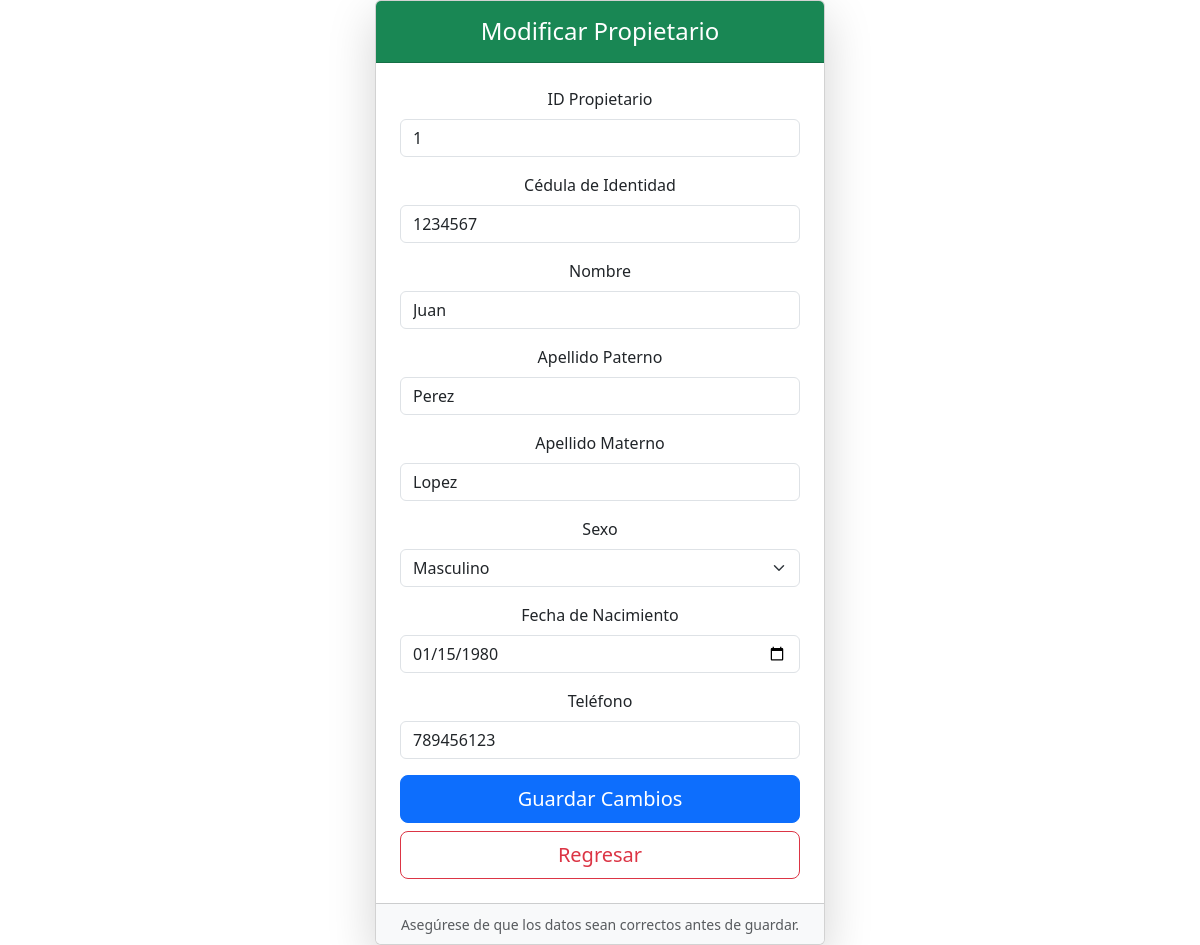
The app's page /modificar_propietario.php?id_propietario=1&id_catastro=1 with its own data.
### tables this page shows
CREATE TABLE PROPIETARIO (
  id_propietario INT AUTO_INCREMENT PRIMARY KEY,
  ci VARCHAR(20) NOT NULL UNIQUE,
  nombre VARCHAR(50) NOT NULL,
  paterno VARCHAR(50),
  materno VARCHAR(50),
  sexo ENUM('M', 'F') NOT NULL,
  fecha_nacimiento DATE,
  telefono VARCHAR(15),
  contrasena VARCHAR(255)
);

### modificar_propietario.php (the view, shortened to what this page needs)
<!DOCTYPE html>
<html lang="es">
<head>
    <link rel="stylesheet" href="bootstrap/css/bootstrap.min.css">
</head>
<body>
    <?php
        $id_catastro = $_GET['id_catastro'];
        $xid = $_GET['id_propietario'];
        include("conexionBDEdwin.php");
        $query = "SELECT *
                  FROM PROPIETARIO
                  WHERE id_propietario = $xid";
        $result = mysqli_query($conex, $query);
        $row = mysqli_fetch_assoc($result);
    ?>
    <center>
    <div class="card shadow-lg" style="max-width: 450px; width: 100%;">
        <div class="card-header bg-success text-white text-center py-3">
            <h4 class="mb-0">Modificar Propietario</h4>
        </div>
        <div class="card-body p-4">
            <form action="BDEdwin_modificar_propietario.php" method="POST">
                <div class="mb-3">
                    <label for="id_propietario" class="form-label">
                        ID Propietario
                    </label>
                    <input readonly type="text" class="form-control" name="id_propietario" id="id_propietario" value="<?php echo $row['id_propietario']; ?>" required>
                </div>
                <div class="mb-3">
                    <label for="ci" class="form-label">
                        Cédula de Identidad
                    </label>
                    <input type="text" class="form-control" name="ci" id="ci" value="<?php echo $row['ci']; ?>" required>
                </div>
                <div class="mb-3">
                    <label for="nombre" class="form-label">
                        Nombre
                    </label>
                    <input type="text" class="form-control" name="nombre" id="nombre" value="<?php echo $row['nombre']; ?>" required>
                </div>
                <div class="mb-3">
                    <label for="paterno" class="form-label">
                        Apellido Paterno
                    </label>
                    <input type="text" class="form-control" name="paterno" id="paterno" value="<?php echo $row['paterno']; ?>">
                </div>
                <div class="mb-3">
                    <label for="materno" class="form-label">
                        Apellido Materno
                    </label>
                    <input type="text" class="form-control" name="materno" id="materno" value="<?php echo $row['materno']; ?>">
                </div>
                <div class="mb-3">
                    <label for="sexo" class="form-label">Sexo</label>
                    <select class="form-select" name="sexo" id="sexo" required>
                        <option value="M" <?php echo ($row['sexo'] == 'M') ? 'selected' : ''; ?>>
                            Masculino
                        </option>
                    </select>
                </div>
                <div class="mb-3">
                    <label for="fecha_nacimiento" class="form-label">
                        Fecha de Nacimiento
                    </label>
                    <input type="date" class="form-control" name="fecha_nacimiento" id="fecha_nacimiento" value="<?php echo $row['fecha_nacimiento']; ?>" required>
                </div>
                <div class="mb-3">
                    <label for="telefono" class="form-label">
                        Teléfono
                    </label>
                    <input type="text" class="form-control" name="telefono" id="telefono" value="<?php echo $row['telefono']; ?>">
                </div>
                <div class="d-grid gap-2">
                    <button type="submit" class="btn btn-primary btn-lg">
                        Guardar Cambios
                    </button>
                    <a href="Mostrar_Propietarios.php?id_catastro=<?php echo$id_catastro;?>" class="btn btn-outline-danger btn-lg">
                        Regresar
                    </a>
                </div>
            </form>
        </div>
        <div class="card-footer text-center bg-light">
            <small class="text-muted">
            Asegúrese de que los datos sean correctos antes de guardar.
        </small>
        </div>
    </div>
    </center>
</body>
</html>

### records on screen
propietario: id_propietario "1", ci "1234567", nombre "Juan", paterno "Perez", materno "Lopez", sexo "Masculino", fecha_nacimiento "01/15/1980", telefono "789456123"
